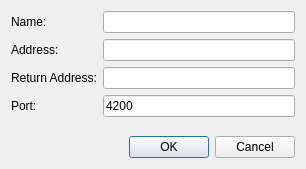
<?xml version="1.0" encoding="UTF-8"?>
<ui version="4.0">
 <class>AddRemoteDialog</class>
 <widget class="QDialog" name="AddRemoteDialog">
  <property name="geometry">
   <rect>
    <x>0</x>
    <y>0</y>
    <width>306</width>
    <height>169</height>
   </rect>
  </property>
  <property name="windowTitle">
   <string>Add Remote</string>
  </property>
  <layout class="QVBoxLayout" name="verticalLayout">
   <item>
    <layout class="QFormLayout" name="formLayout">
     <item row="0" column="0">
      <widget class="QLabel" name="nameLabel">
       <property name="text">
        <string>Name:</string>
       </property>
      </widget>
     </item>
     <item row="0" column="1">
      <widget class="QLineEdit" name="nameLineEdit"/>
     </item>
     <item row="1" column="0">
      <widget class="QLabel" name="addressLabel">
       <property name="text">
        <string>Address:</string>
       </property>
      </widget>
     </item>
     <item row="1" column="1">
      <widget class="QLineEdit" name="addressLineEdit">
       <property name="toolTip">
        <string>IP address or host name of the remote.</string>
       </property>
      </widget>
     </item>
     <item row="2" column="0">
      <widget class="QLabel" name="returnAddressLabel">
       <property name="text">
        <string>Return Address:</string>
       </property>
      </widget>
     </item>
     <item row="2" column="1">
      <widget class="QLineEdit" name="returnAddressLineEdit">
       <property name="toolTip">
        <string>Optional, useful for a remote behind a NAT where the return address can't be automatically determined.</string>
       </property>
      </widget>
     </item>
     <item row="3" column="0">
      <widget class="QLabel" name="portLabel">
       <property name="text">
        <string>Port:</string>
       </property>
      </widget>
     </item>
     <item row="3" column="1">
      <widget class="QLineEdit" name="portLineEdit">
       <property name="text">
        <string>4200</string>
       </property>
      </widget>
     </item>
    </layout>
   </item>
   <item>
    <widget class="QDialogButtonBox" name="buttonBox">
     <property name="orientation">
      <enum>Qt::Horizontal</enum>
     </property>
     <property name="standardButtons">
      <set>QDialogButtonBox::Cancel|QDialogButtonBox::Ok</set>
     </property>
    </widget>
   </item>
  </layout>
 </widget>
 <resources/>
 <connections>
  <connection>
   <sender>buttonBox</sender>
   <signal>accepted()</signal>
   <receiver>AddRemoteDialog</receiver>
   <slot>accept()</slot>
   <hints>
    <hint type="sourcelabel">
     <x>248</x>
     <y>254</y>
    </hint>
    <hint type="destinationlabel">
     <x>157</x>
     <y>274</y>
    </hint>
   </hints>
  </connection>
  <connection>
   <sender>buttonBox</sender>
   <signal>rejected()</signal>
   <receiver>AddRemoteDialog</receiver>
   <slot>reject()</slot>
   <hints>
    <hint type="sourcelabel">
     <x>316</x>
     <y>260</y>
    </hint>
    <hint type="destinationlabel">
     <x>286</x>
     <y>274</y>
    </hint>
   </hints>
  </connection>
 </connections>
</ui>
